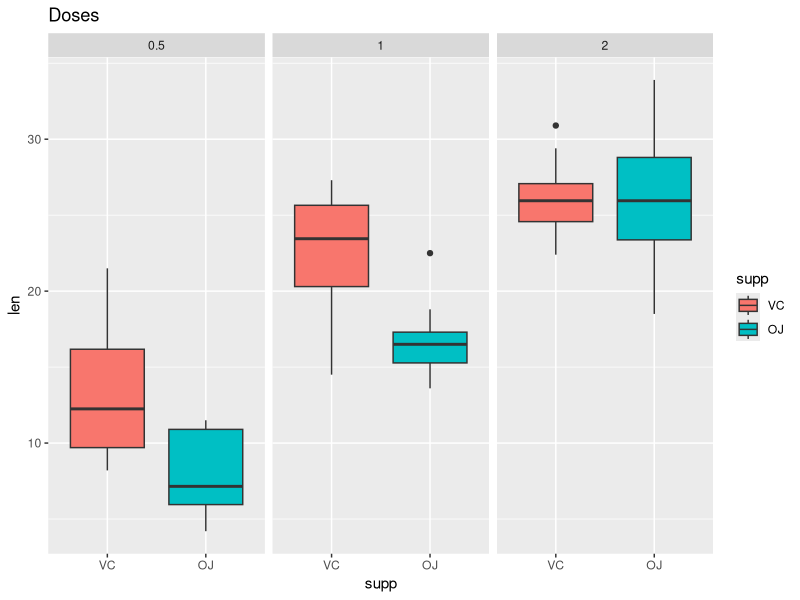

Recreate this plot in R.
## ---- chunk 1
library(ggplot2)
library(reshape2)
require(dplyr, quietly=T, warn.conflicts = F)
require(datasets)

levels(ToothGrowth$supp) <-c('VC','OJ')
levels(ToothGrowth$dose) <-c(0.5, 1.0, 2.0)

d1<-ggplot(ToothGrowth, aes(y=len, x=supp, group=supp))
d1<-d1+geom_boxplot(aes(fill=supp))
d1<-d1+facet_grid(.~dose)
d1 + ggtitle('Doses') 
## ---- chunk 2

## ---- chunk 3

with(ToothGrowth, mean)


fit1<-lm(len~dose, data=ToothGrowth, subset=(supp=='OJ'))
fit2<-lm(len~dose, data=ToothGrowth, subset=(supp=='VC'))

k1<-coef(fit1)[2]
k2<-coef(fit2)[2]

t.test((ToothGrowth$len-mean(ToothGrowth$len))-k1*(ToothGrowth$dose-mean(ToothGrowth$dose)), data=ToothGrowth, subset=(supp=='OJ'))

t.test((ToothGrowth$len-mean(ToothGrowth$len))-k2*(ToothGrowth$dose-mean(ToothGrowth$dose)), data=ToothGrowth, subset=(supp=='VC'))

